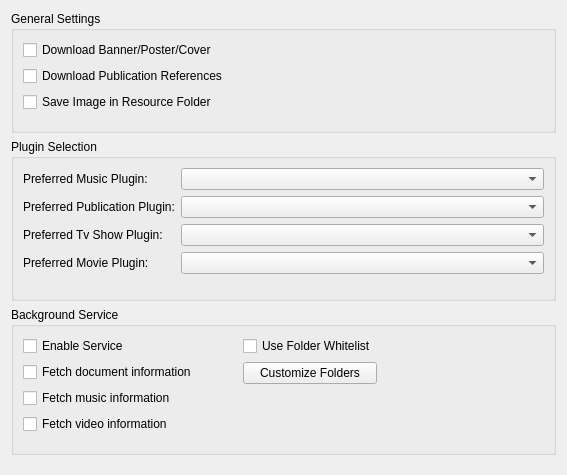
<?xml version="1.0" encoding="UTF-8"?>
<ui version="4.0">
 <class>ConfigFetcher</class>
 <widget class="QWidget" name="ConfigFetcher">
  <property name="geometry">
   <rect>
    <x>0</x>
    <y>0</y>
    <width>567</width>
    <height>475</height>
   </rect>
  </property>
  <property name="windowTitle">
   <string>WebExtractor Configuration</string>
  </property>
  <layout class="QVBoxLayout" name="verticalLayout_3">
   <item>
    <widget class="QGroupBox" name="groupBox">
     <property name="font">
      <font>
       <weight>50</weight>
       <bold>false</bold>
      </font>
     </property>
     <property name="title">
      <string>General Settings</string>
     </property>
     <layout class="QVBoxLayout" name="verticalLayout">
      <item>
       <widget class="QCheckBox" name="kcfg_DownloadBanner">
        <property name="text">
         <string>Download Banner/Poster/Cover</string>
        </property>
       </widget>
      </item>
      <item>
       <widget class="QCheckBox" name="kcfg_DownloadReferences">
        <property name="text">
         <string>Download Publication References</string>
        </property>
       </widget>
      </item>
      <item>
       <widget class="QCheckBox" name="kcfg_SaveBannerInResourceFolder">
        <property name="text">
         <string>Save Image in Resource Folder</string>
        </property>
       </widget>
      </item>
      <item>
       <spacer name="verticalSpacer">
        <property name="orientation">
         <enum>Qt::Vertical</enum>
        </property>
        <property name="sizeHint" stdset="0">
         <size>
          <width>20</width>
          <height>40</height>
         </size>
        </property>
       </spacer>
      </item>
     </layout>
    </widget>
   </item>
   <item>
    <widget class="QGroupBox" name="groupBox_2">
     <property name="title">
      <string>Plugin Selection</string>
     </property>
     <layout class="QHBoxLayout" name="horizontalLayout">
      <item>
       <layout class="QFormLayout" name="formLayout">
        <item row="0" column="0">
         <widget class="QLabel" name="label_music">
          <property name="text">
           <string>Preferred Music Plugin:</string>
          </property>
         </widget>
        </item>
        <item row="0" column="1">
         <widget class="KComboBox" name="musicPlugin">
          <property name="sizePolicy">
           <sizepolicy hsizetype="MinimumExpanding" vsizetype="Fixed">
            <horstretch>0</horstretch>
            <verstretch>0</verstretch>
           </sizepolicy>
          </property>
         </widget>
        </item>
        <item row="1" column="0">
         <widget class="QLabel" name="label_documents">
          <property name="text">
           <string>Preferred Publication Plugin:</string>
          </property>
         </widget>
        </item>
        <item row="1" column="1">
         <widget class="KComboBox" name="publicationPlugin">
          <property name="sizePolicy">
           <sizepolicy hsizetype="MinimumExpanding" vsizetype="Fixed">
            <horstretch>0</horstretch>
            <verstretch>0</verstretch>
           </sizepolicy>
          </property>
         </widget>
        </item>
        <item row="2" column="0">
         <widget class="QLabel" name="label_tvshows">
          <property name="text">
           <string>Preferred Tv Show Plugin:</string>
          </property>
         </widget>
        </item>
        <item row="2" column="1">
         <widget class="KComboBox" name="tvshowPlugin">
          <property name="sizePolicy">
           <sizepolicy hsizetype="MinimumExpanding" vsizetype="Fixed">
            <horstretch>0</horstretch>
            <verstretch>0</verstretch>
           </sizepolicy>
          </property>
         </widget>
        </item>
        <item row="3" column="0">
         <widget class="QLabel" name="label_movie">
          <property name="text">
           <string>Preferred Movie Plugin:</string>
          </property>
         </widget>
        </item>
        <item row="3" column="1">
         <widget class="KComboBox" name="moviePlugin">
          <property name="sizePolicy">
           <sizepolicy hsizetype="MinimumExpanding" vsizetype="Fixed">
            <horstretch>0</horstretch>
            <verstretch>0</verstretch>
           </sizepolicy>
          </property>
         </widget>
        </item>
        <item row="4" column="1">
         <spacer name="verticalSpacer_3">
          <property name="orientation">
           <enum>Qt::Vertical</enum>
          </property>
          <property name="sizeHint" stdset="0">
           <size>
            <width>20</width>
            <height>40</height>
           </size>
          </property>
         </spacer>
        </item>
       </layout>
      </item>
     </layout>
    </widget>
   </item>
   <item>
    <widget class="QGroupBox" name="groupBox_3">
     <property name="title">
      <string>Background Service</string>
     </property>
     <layout class="QHBoxLayout" name="horizontalLayout_2">
      <property name="spacing">
       <number>-1</number>
      </property>
      <item>
       <layout class="QVBoxLayout" name="verticalLayout_2">
        <property name="spacing">
         <number>-1</number>
        </property>
        <item>
         <widget class="QCheckBox" name="enableService">
          <property name="toolTip">
           <string>If enabled the metadata extractor is called on newly indexed files.</string>
          </property>
          <property name="text">
           <string>Enable Service</string>
          </property>
         </widget>
        </item>
        <item>
         <widget class="QCheckBox" name="kcfg_FetchDocuments">
          <property name="toolTip">
           <string>Service needs to be restarted to take effect.</string>
          </property>
          <property name="text">
           <string>Fetch document information</string>
          </property>
         </widget>
        </item>
        <item>
         <widget class="QCheckBox" name="kcfg_FetchMusic">
          <property name="toolTip">
           <string>Service needs to be restarted to take effect.</string>
          </property>
          <property name="text">
           <string>Fetch music information</string>
          </property>
         </widget>
        </item>
        <item>
         <widget class="QCheckBox" name="kcfg_FetchVideos">
          <property name="toolTip">
           <string>Service needs to be restarted to take effect.</string>
          </property>
          <property name="text">
           <string>Fetch video information</string>
          </property>
         </widget>
        </item>
        <item>
         <spacer name="verticalSpacer_2">
          <property name="orientation">
           <enum>Qt::Vertical</enum>
          </property>
          <property name="sizeHint" stdset="0">
           <size>
            <width>20</width>
            <height>40</height>
           </size>
          </property>
         </spacer>
        </item>
       </layout>
      </item>
      <item>
       <spacer name="horizontalSpacer_2">
        <property name="orientation">
         <enum>Qt::Horizontal</enum>
        </property>
        <property name="sizeType">
         <enum>QSizePolicy::Fixed</enum>
        </property>
        <property name="sizeHint" stdset="0">
         <size>
          <width>40</width>
          <height>20</height>
         </size>
        </property>
       </spacer>
      </item>
      <item>
       <layout class="QVBoxLayout" name="verticalLayout_4">
        <property name="spacing">
         <number>-1</number>
        </property>
        <item>
         <widget class="QCheckBox" name="kcfg_UseWhiteList">
          <property name="toolTip">
           <string>If enabled, only the folders specified in the whitelist are used for the metadata lookup.</string>
          </property>
          <property name="text">
           <string>Use Folder Whitelist</string>
          </property>
         </widget>
        </item>
        <item>
         <widget class="KPushButton" name="whitelistButton">
          <property name="text">
           <string>Customize Folders</string>
          </property>
         </widget>
        </item>
        <item>
         <spacer name="verticalSpacer_5">
          <property name="orientation">
           <enum>Qt::Vertical</enum>
          </property>
          <property name="sizeHint" stdset="0">
           <size>
            <width>20</width>
            <height>40</height>
           </size>
          </property>
         </spacer>
        </item>
       </layout>
      </item>
      <item>
       <spacer name="horizontalSpacer">
        <property name="orientation">
         <enum>Qt::Horizontal</enum>
        </property>
        <property name="sizeHint" stdset="0">
         <size>
          <width>40</width>
          <height>20</height>
         </size>
        </property>
       </spacer>
      </item>
     </layout>
    </widget>
   </item>
   <item>
    <spacer name="verticalSpacer_4">
     <property name="orientation">
      <enum>Qt::Vertical</enum>
     </property>
     <property name="sizeHint" stdset="0">
      <size>
       <width>20</width>
       <height>40</height>
      </size>
     </property>
    </spacer>
   </item>
  </layout>
 </widget>
 <customwidgets>
  <customwidget>
   <class>KComboBox</class>
   <extends>QComboBox</extends>
   <header>kcombobox.h</header>
  </customwidget>
  <customwidget>
   <class>KPushButton</class>
   <extends>QPushButton</extends>
   <header>kpushbutton.h</header>
  </customwidget>
 </customwidgets>
 <resources/>
 <connections/>
</ui>
